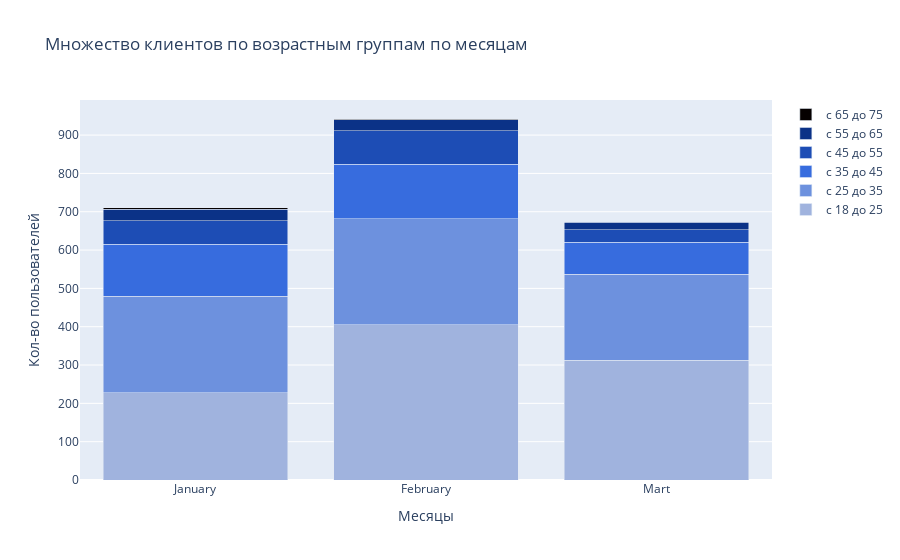

The notebook cell this image was saved under:
### Code cell
layout = {'title': 'Множество клиентов по возрастным группам по месяцам',
          'xaxis': {'title': 'Месяцы'},'yaxis': {'title': 'Кол-во пользователей'}}

fig = go.Figure(data=[
    go.Bar(name=df_month.index[0], x=df_month.columns.values, y=df_month[df_month.index == df_month.index[0]].values[0],
          marker_color='rgb(160, 179, 222)'),
    go.Bar(name=df_month.index[1], x=df_month.columns.values, y=df_month[df_month.index == df_month.index[1]].values[0],
          marker_color='rgb(109, 145, 222)'),
    go.Bar(name=df_month.index[2], x=df_month.columns.values, y=df_month[df_month.index == df_month.index[2]].values[0],
          marker_color='rgb(55, 108, 222)'),
    go.Bar(name=df_month.index[3], x=df_month.columns.values, y=df_month[df_month.index == df_month.index[3]].values[0],
          marker_color='rgb(29, 77, 181)'),
    go.Bar(name=df_month.index[4], x=df_month.columns.values, y=df_month[df_month.index == df_month.index[4]].values[0],
          marker_color='rgb(11, 50, 135)'),
    go.Bar(name=df_month.index[5], x=df_month.columns.values, y=df_month[df_month.index == df_month.index[5]].values[0],
          marker_color='rgb(5, 00, 0)')],
                layout=layout)

fig.update_layout(barmode='stack')
fig.show()

### Figure 1 — Plotly figure (JSON) as saved in the notebook; plotly's stock layout.template omitted (floating-point values rounded to 4 significant figures)
{"data": [{"marker": {"color": "rgb(160, 179, 222)"}, "name": "c 18 до 25", "type": "bar", "x": ["January", "February", "Mart"], "y": [228, 405, 313]}, {"marker": {"color": "rgb(109, 145, 222)"}, "name": "c 25 до 35", "type": "bar", "x": ["January", "February", "Mart"], "y": [251, 277, 224]}, {"marker": {"color": "rgb(55, 108, 222)"}, "name": "c 35 до 45", "type": "bar", "x": ["January", "February", "Mart"], "y": [136, 142, 83]}, {"marker": {"color": "rgb(29, 77, 181)"}, "name": "c 45 до 55", "type": "bar", "x": ["January", "February", "Mart"], "y": [61, 87, 33]}, {"marker": {"color": "rgb(11, 50, 135)"}, "name": "c 55 до 65", "type": "bar", "x": ["January", "February", "Mart"], "y": [31, 29, 19]}, {"marker": {"color": "rgb(5, 00, 0)"}, "name": "c 65 до 75", "type": "bar", "x": ["January", "February", "Mart"], "y": [3, 2, 2]}], "layout": {"barmode": "stack", "title": {"text": "Множество клиентов по возрастным группам по месяцам"}, "xaxis": {"title": {"text": "Месяцы"}}, "yaxis": {"title": {"text": "Кол-во пользователей"}}}}
